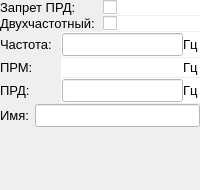
               <widget class="QWidget" name="FM_page">
                <layout class="QVBoxLayout" name="verticalLayout_43">
                 <property name="spacing">
                  <number>1</number>
                 </property>
                 <property name="leftMargin">
                  <number>0</number>
                 </property>
                 <property name="topMargin">
                  <number>0</number>
                 </property>
                 <property name="rightMargin">
                  <number>0</number>
                 </property>
                 <property name="bottomMargin">
                  <number>0</number>
                 </property>
                 <item>
                  <layout class="QHBoxLayout" name="horizontalLayout_58">
                   <property name="spacing">
                    <number>6</number>
                   </property>
                   <item>
                    <widget class="QLabel" name="label_78">
                     <property name="sizePolicy">
                      <sizepolicy hsizetype="Preferred" vsizetype="Fixed">
                       <horstretch>0</horstretch>
                       <verstretch>0</verstretch>
                      </sizepolicy>
                     </property>
                     <property name="font">
                      <font>
                       <pointsize>10</pointsize>
                      </font>
                     </property>
                     <property name="text">
                      <string>Запрет ПРД:</string>
                     </property>
                    </widget>
                   </item>
                   <item>
                    <widget class="QCheckBox" name="fm_prd">
                     <property name="styleSheet">
                      <string notr="true">background: white;</string>
                     </property>
                     <property name="text">
                      <string/>
                     </property>
                    </widget>
                   </item>
                  </layout>
                 </item>
                 <item>
                  <layout class="QHBoxLayout" name="horizontalLayout_46">
                   <property name="spacing">
                    <number>6</number>
                   </property>
                   <property name="topMargin">
                    <number>0</number>
                   </property>
                   <property name="bottomMargin">
                    <number>0</number>
                   </property>
                   <item>
                    <widget class="QLabel" name="label_66">
                     <property name="sizePolicy">
                      <sizepolicy hsizetype="Preferred" vsizetype="Fixed">
                       <horstretch>0</horstretch>
                       <verstretch>0</verstretch>
                      </sizepolicy>
                     </property>
                     <property name="font">
                      <font>
                       <pointsize>10</pointsize>
                      </font>
                     </property>
                     <property name="text">
                      <string>Двухчастотный:</string>
                     </property>
                    </widget>
                   </item>
                   <item>
                    <widget class="QCheckBox" name="fm_dualfreq">
                     <property name="styleSheet">
                      <string notr="true">background: white;</string>
                     </property>
                     <property name="text">
                      <string/>
                     </property>
                    </widget>
                   </item>
                  </layout>
                 </item>
                 <item>
                  <widget class="QWidget" name="widget_25" native="true">
                   <layout class="QHBoxLayout" name="horizontalLayout_56">
                    <property name="spacing">
                     <number>6</number>
                    </property>
                    <property name="leftMargin">
                     <number>0</number>
                    </property>
                    <property name="topMargin">
                     <number>0</number>
                    </property>
                    <property name="rightMargin">
                     <number>0</number>
                    </property>
                    <property name="bottomMargin">
                     <number>0</number>
                    </property>
                    <item>
                     <widget class="QLabel" name="label_76">
                      <property name="sizePolicy">
                       <sizepolicy hsizetype="Preferred" vsizetype="Fixed">
                        <horstretch>0</horstretch>
                        <verstretch>0</verstretch>
                       </sizepolicy>
                      </property>
                      <property name="font">
                       <font>
                        <pointsize>10</pointsize>
                       </font>
                      </property>
                      <property name="text">
                       <string>Частота:</string>
                      </property>
                     </widget>
                    </item>
                    <item>
                     <widget class="QWidget" name="fm_freq_full" native="true">
                      <property name="maximumSize">
                       <size>
                        <width>139</width>
                        <height>16777215</height>
                       </size>
                      </property>
                      <property name="styleSheet">
                       <string notr="true">background: white;</string>
                      </property>
                      <layout class="QHBoxLayout" name="horizontalLayout_57">
                       <property name="spacing">
                        <number>0</number>
                       </property>
                       <property name="leftMargin">
                        <number>1</number>
                       </property>
                       <property name="topMargin">
                        <number>1</number>
                       </property>
                       <property name="rightMargin">
                        <number>1</number>
                       </property>
                       <property name="bottomMargin">
                        <number>1</number>
                       </property>
                       <item>
                        <widget class="QLineEdit" name="fm_freq">
                         <property name="font">
                          <font>
                           <pointsize>10</pointsize>
                          </font>
                         </property>
                         <property name="styleSheet">
                          <string notr="true">background: white;</string>
                         </property>
                        </widget>
                       </item>
                       <item>
                        <widget class="QLabel" name="label_77">
                         <property name="sizePolicy">
                          <sizepolicy hsizetype="Fixed" vsizetype="Fixed">
                           <horstretch>0</horstretch>
                           <verstretch>0</verstretch>
                          </sizepolicy>
                         </property>
                         <property name="font">
                          <font>
                           <pointsize>10</pointsize>
                          </font>
                         </property>
                         <property name="text">
                          <string>Гц</string>
                         </property>
                        </widget>
                       </item>
                      </layout>
                     </widget>
                    </item>
                   </layout>
                  </widget>
                 </item>
                 <item>
                  <widget class="QWidget" name="widget_23" native="true">
                   <layout class="QHBoxLayout" name="horizontalLayout_54">
                    <property name="spacing">
                     <number>6</number>
                    </property>
                    <property name="leftMargin">
                     <number>0</number>
                    </property>
                    <property name="topMargin">
                     <number>0</number>
                    </property>
                    <property name="rightMargin">
                     <number>0</number>
                    </property>
                    <property name="bottomMargin">
                     <number>0</number>
                    </property>
                    <item>
                     <widget class="QLabel" name="label_74">
                      <property name="sizePolicy">
                       <sizepolicy hsizetype="Preferred" vsizetype="Fixed">
                        <horstretch>0</horstretch>
                        <verstretch>0</verstretch>
                       </sizepolicy>
                      </property>
                      <property name="font">
                       <font>
                        <pointsize>10</pointsize>
                       </font>
                      </property>
                      <property name="text">
                       <string>ПРМ:</string>
                      </property>
                     </widget>
                    </item>
                    <item>
                     <widget class="QWidget" name="fm_prm_freq_full" native="true">
                      <property name="maximumSize">
                       <size>
                        <width>139</width>
                        <height>16777215</height>
                       </size>
                      </property>
                      <property name="styleSheet">
                       <string notr="true">background: white;</string>
                      </property>
                      <layout class="QHBoxLayout" name="horizontalLayout_55">
                       <property name="spacing">
                        <number>0</number>
                       </property>
                       <property name="leftMargin">
                        <number>1</number>
                       </property>
                       <property name="topMargin">
                        <number>1</number>
                       </property>
                       <property name="rightMargin">
                        <number>1</number>
                       </property>
                       <property name="bottomMargin">
                        <number>1</number>
                       </property>
                       <item>
                        <widget class="QLineEdit" name="fm_prm_freq">
                         <property name="font">
                          <font>
                           <pointsize>10</pointsize>
                          </font>
                         </property>
                         <property name="styleSheet">
                          <string notr="true">background: white;</string>
                         </property>
                         <property name="frame">
                          <bool>false</bool>
                         </property>
                        </widget>
                       </item>
                       <item>
                        <widget class="QLabel" name="label_75">
                         <property name="sizePolicy">
                          <sizepolicy hsizetype="Fixed" vsizetype="Fixed">
                           <horstretch>0</horstretch>
                           <verstretch>0</verstretch>
                          </sizepolicy>
                         </property>
                         <property name="font">
                          <font>
                           <pointsize>10</pointsize>
                          </font>
                         </property>
                         <property name="text">
                          <string>Гц</string>
                         </property>
                        </widget>
                       </item>
                      </layout>
                     </widget>
                    </item>
                   </layout>
                  </widget>
                 </item>
                 <item>
                  <widget class="QWidget" name="widget_22" native="true">
                   <layout class="QHBoxLayout" name="horizontalLayout_49">
                    <property name="spacing">
                     <number>6</number>
                    </property>
                    <property name="leftMargin">
                     <number>0</number>
                    </property>
                    <property name="topMargin">
                     <number>0</number>
                    </property>
                    <property name="rightMargin">
                     <number>0</number>
                    </property>
                    <property name="bottomMargin">
                     <number>0</number>
                    </property>
                    <item>
                     <widget class="QLabel" name="label_67">
                      <property name="sizePolicy">
                       <sizepolicy hsizetype="Preferred" vsizetype="Fixed">
                        <horstretch>0</horstretch>
                        <verstretch>0</verstretch>
                       </sizepolicy>
                      </property>
                      <property name="font">
                       <font>
                        <pointsize>10</pointsize>
                       </font>
                      </property>
                      <property name="text">
                       <string>ПРД:</string>
                      </property>
                     </widget>
                    </item>
                    <item>
                     <widget class="QWidget" name="fm_prd_freq_full" native="true">
                      <property name="maximumSize">
                       <size>
                        <width>139</width>
                        <height>16777215</height>
                       </size>
                      </property>
                      <property name="styleSheet">
                       <string>background: white;</string>
                      </property>
                      <layout class="QHBoxLayout" name="horizontalLayout_50">
                       <property name="spacing">
                        <number>0</number>
                       </property>
                       <property name="leftMargin">
                        <number>1</number>
                       </property>
                       <property name="topMargin">
                        <number>1</number>
                       </property>
                       <property name="rightMargin">
                        <number>1</number>
                       </property>
                       <property name="bottomMargin">
                        <number>1</number>
                       </property>
                       <item>
                        <widget class="QLineEdit" name="fm_prd_freq">
                         <property name="font">
                          <font>
                           <pointsize>10</pointsize>
                          </font>
                         </property>
                         <property name="styleSheet">
                          <string notr="true">background: white;</string>
                         </property>
                        </widget>
                       </item>
                       <item>
                        <widget class="QLabel" name="label_70">
                         <property name="sizePolicy">
                          <sizepolicy hsizetype="Fixed" vsizetype="Fixed">
                           <horstretch>0</horstretch>
                           <verstretch>0</verstretch>
                          </sizepolicy>
                         </property>
                         <property name="font">
                          <font>
                           <pointsize>10</pointsize>
                          </font>
                         </property>
                         <property name="text">
                          <string>Гц</string>
                         </property>
                        </widget>
                       </item>
                      </layout>
                     </widget>
                    </item>
                   </layout>
                  </widget>
                 </item>
                 <item>
                  <layout class="QHBoxLayout" name="horizontalLayout_45">
                   <property name="spacing">
                    <number>6</number>
                   </property>
                   <item>
                    <widget class="QLabel" name="label_65">
                     <property name="sizePolicy">
                      <sizepolicy hsizetype="Preferred" vsizetype="Fixed">
                       <horstretch>0</horstretch>
                       <verstretch>0</verstretch>
                      </sizepolicy>
                     </property>
                     <property name="font">
                      <font>
                       <pointsize>10</pointsize>
                      </font>
                     </property>
                     <property name="text">
                      <string>Имя:</string>
                     </property>
                    </widget>
                   </item>
                   <item>
                    <widget class="QLineEdit" name="fm_name">
                     <property name="sizePolicy">
                      <sizepolicy hsizetype="Expanding" vsizetype="Fixed">
                       <horstretch>0</horstretch>
                       <verstretch>0</verstretch>
                      </sizepolicy>
                     </property>
                     <property name="font">
                      <font>
                       <pointsize>10</pointsize>
                      </font>
                     </property>
                     <property name="styleSheet">
                      <string notr="true">background: white;</string>
                     </property>
                    </widget>
                   </item>
                  </layout>
                 </item>
                 <item>
                  <spacer name="verticalSpacer_9">
                   <property name="orientation">
                    <enum>Qt::Vertical</enum>
                   </property>
                   <property name="sizeHint" stdset="0">
                    <size>
                     <width>20</width>
                     <height>63</height>
                    </size>
                   </property>
                  </spacer>
                 </item>
                </layout>
               </widget>
